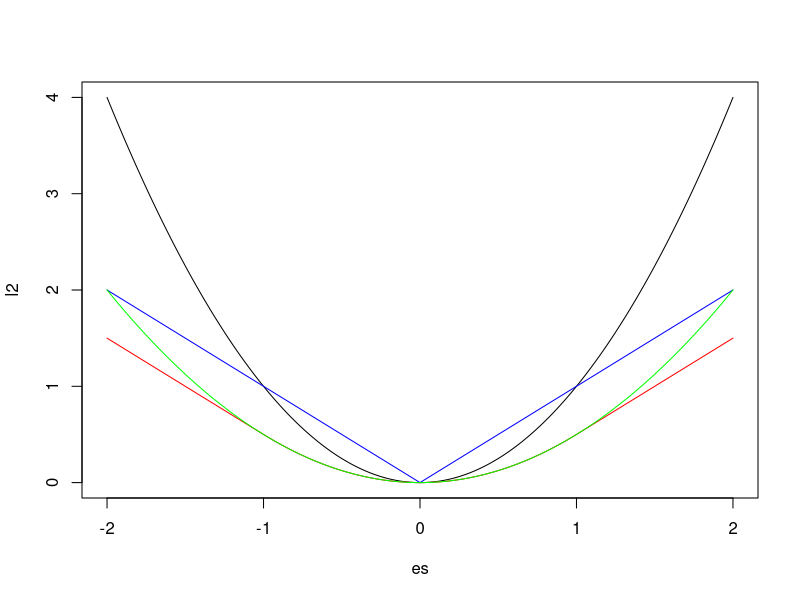
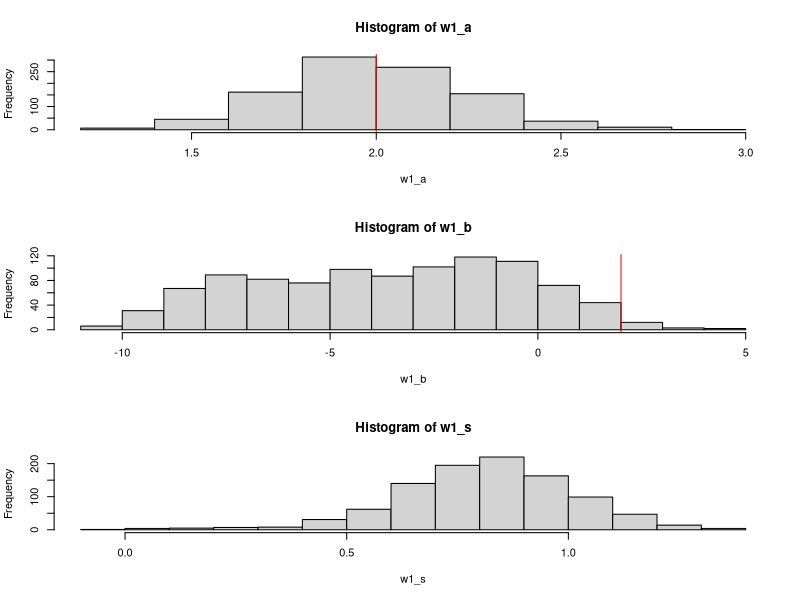
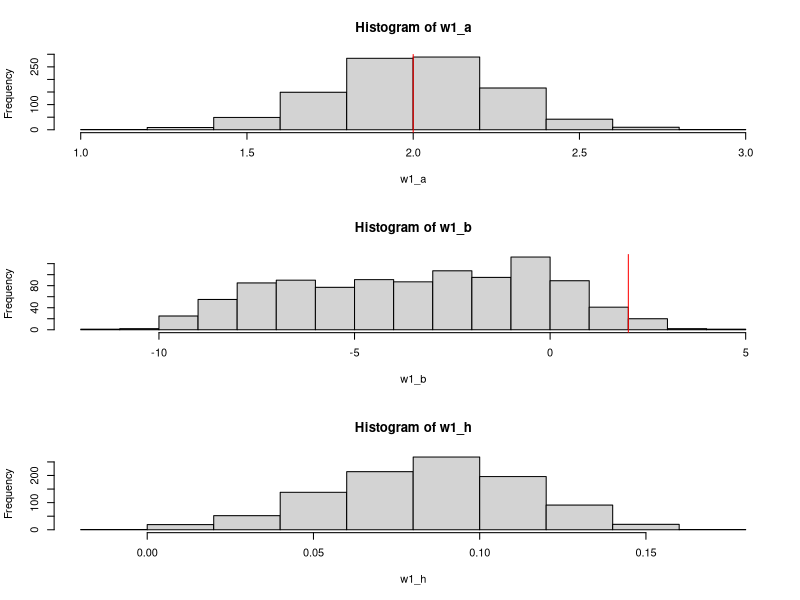
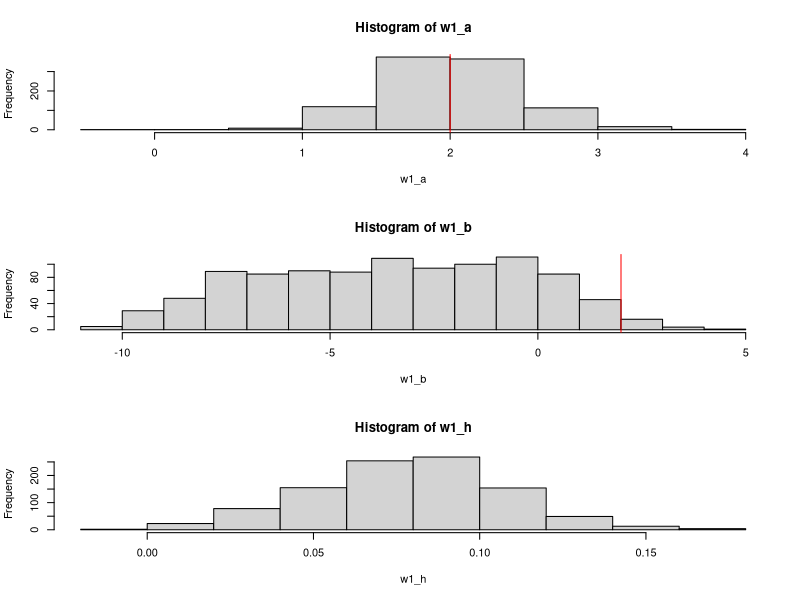

These figures' R source, in order:
## ---- chunk 1
knitr::opts_chunk$set(echo = TRUE)
## ---- chunk 2
sim_nums = function(){
  # generate simulated data with random numbers
  x = runif(50, -2, 2)
  e = rnorm(50, 0, 2)
  y = 3 + 2 * x + e
  return (list('x'= x, 'y'=y))
}
## ---- chunk 3
analytic = function(x, y){
  # function to perform linear regression analysis
  model = lm(y~x)
  return (list('w0'=model$coefficients[1], 'w1'=model$coefficients[2]))
}
## ---- chunk 4
batch_gd = function(x, y){
  w0 = 0
  w1 = 0
  eta = 0.01
  e = 1e-5 # really small number
  grad_norm = 1
  while (grad_norm > e){
    y_hat = w0 + w1 * x
    grad_one = (-2 / 50) * sum(x*(y-y_hat)) 
    grad_zero = (-2 / 50) * sum((y-y_hat))
    w1 = w1-eta * grad_one
    w0 = w0-eta * grad_zero
    grad_norm = sqrt(grad_one^2 + grad_zero^2)
  }
  return(list('w1'=w1, 'w0'=w0))
}
## ---- chunk 5
stochastic_gd = function(x, y){
  w0 = 0
  w1 = 0
  eta = 0.01
  e = 1e-5
  grad_norm = 1
  max_iter = 1000  # Maximum number of iterations
  iter = 0
  while (grad_norm >= e && iter < max_iter){
    i = sample(1:50, 1)
    y_hat = (w0 + w1 * x[i])
    grad_one = (-2 / 50) * sum(x[i] * (y[i] - y_hat)) 
    grad_zero = (-2 / 50) * sum((y[i] - y_hat))
    w1 = w1 - eta * grad_one
    w0 = w0 - eta * grad_zero
    grad_norm = sqrt(grad_one^2 + grad_zero^2)
    iter = iter + 1
  }
  return(list('w1' = w1, 'w0' = w0))
}
## ---- chunk 6
batch_gd_mae = function(x, y){
  w0 = 0.1
  w1 = 0.1
  eta = 0.01
  e = 1e-5
  grad_norm = 1
  max_iter = 1000  # Maximum number of iterations
  iter = 0
  while (grad_norm >= e && iter < max_iter){
    y_hat = w0 + w1 * x
    grad_one = (1 / 50) * sum(x * sign(y - y_hat)) 
    grad_zero = (1 / 50) * sum(sign(y - y_hat))
    w1 = w1 - eta * grad_one
    w0 = w0 - eta * grad_zero
    grad_norm = sqrt(grad_one^2 + grad_zero^2)
    iter = iter + 1
  }
  return(list('w1' = w1, 'w0' = w0))
}
## ---- chunk 7
l2_huber = function(x, y, delta=1){
  w0 = 0
  w1 = 1
  eta = 0.01
  for (i in 1:1000){
    y_hat = w0 + w1 * x 
    grad_one = ifelse(abs(y-y_hat) <= delta, 0.5 * (-2 / 50) * sum(x*(y-y_hat)), delta * (1 / 50) * sum(x * sign(y-y_hat)))
    grad_zero = ifelse(abs(y - y_hat) <= delta, 0.5 * (-2 / 50) * sum((y-y_hat)), delta * (1 / 50) * sum( sign(y-y_hat)))
    w0 = w0 - eta * grad_zero
    w1 = w1 - eta * grad_one
  }
  return(list('w1'=w1, 'w0'=w0))
}
## ---- chunk 8
# correct version
huber_stochastic = function(x, y, delta = 1){
  w0 = 0
  w1 = 0
  eta = 0.01
  e = 1e-5
  grad_norm = 1
  max_iter = 1000  # Maximum number of iterations
  iter = 0
  while (grad_norm > e && iter < max_iter){
    i = sample(1:50, 1)
    y_hat = (w0 + w1 * x[i])
    grad_one = ifelse(abs(y[i]-y_hat) <= delta, 0.5 * (2 / 50) * sum(x[i]*(y[i]-y_hat)), delta * (-1 / 50) * sum(x[i] * sign(y[i]-y_hat)))
    grad_zero = ifelse(abs(y[i] - y_hat) <= delta, 0.5 * (2 / 50) * sum((y[i]-y_hat)), delta * (-1 / 50) * sum(sign(y[i]-y_hat)))
    w1 = w1 - eta * grad_one
    w0 = w0 - eta * grad_zero
    grad_norm = sqrt(grad_one^2 + grad_zero^2)
    iter = iter + 1
  }
  return(list('w1' = w1, 'w0' = w0))
}
## ---- chunk 9
stochastic_mae = function(x, y){
  w0 = 0
  w1 = 0
  eta = 0.01
  e = 1e-5
  grad_norm = 1
  while (grad_norm > e){
    i = sample(1:50, 1)
    y_hat = (w0 + w1 * x[i])
    grad_one = (1 / 50) * sum(x[i]*sign(y[i]- y_hat))
    grad_zero = (1 / 50) * sum(sign(y[i]-y_hat))
    w1 = w1 - eta * grad_one
    w0 = w0 - eta * grad_zero
    grad_norm = sqrt(grad_one^2 + grad_zero^2)
  }
  return(list('w1'=w1, 'w0'=w0))
}
## ---- chunk 10
sim_nums_outliers = function(){
  x = runif(50, -2, 2)
  e = rnorm(50, 0, 2)
  y = 3 + 2 * x + e
  for (i in 1:50){
    p1 = runif(1)
    if (p1 < 0.1){
      p2 = runif(1)
      if (p2 < 0.5){
        y[i] = y[i] + (y[i] * 2)
      }
      else {
        y[i] = y[i] - (y[i] * 2)
      }
    }
  }
  return (list('x'= x, 'y'=y))
}
## ---- chunk 11
# setting delta = 1 & 2
es = seq(-2, 2,length.out=1000) # range of e
l2 = es^2 # l2 loss function 
l1 = abs(es) # l1 loss function 
huber_1 = ifelse(abs(es)<= 1, 0.5 * es^2, abs(es) - 0.5) #huber loss function for delta = 1
huber_2 = ifelse(abs(es)<= 2, 0.5 *es^2, 2 * abs(es) - 0.5 * 2^2) # huber loss function for delta = 2
plot(es, l2, col='black', type='l') 
lines(es, l1, col='blue')
lines(es, huber_1, col='red')
lines(es,huber_2, col='green')
## ---- chunk 12
batch_gd = function(x, y){
  w0 = 0
  w1 = 0
  eta = 0.01
  e = 1e-5 # really small number
  grad_norm = 1
  while (grad_norm > e){
    y_hat = w0 + w1 * x
    grad_one = (-2 / 50) * sum(x*(y-y_hat)) 
    grad_zero = (-2 / 50) * sum((y-y_hat))
    w1 = w1-eta * grad_one
    w0 = w0-eta * grad_zero
    grad_norm = sqrt(grad_one^2 + grad_zero^2)
  }
  return(list('w1'=w1, 'w0'=w0))
}
## ---- chunk 13
batch_gd_mae = function(x, y){
  w0 = 0.1
  w1 = 0.1
  eta = 0.01
  e = 1e-5
  grad_norm = 1
  max_iter = 1000  # Maximum number of iterations
  iter = 0
  while (grad_norm >= e && iter < max_iter){
    y_hat = w0 + w1 * x
    grad_one = (1 / 50) * sum(x * sign(y - y_hat)) 
    grad_zero = (1 / 50) * sum(sign(y - y_hat))
    w1 = w1 - eta * grad_one
    w0 = w0 - eta * grad_zero
    grad_norm = sqrt(grad_one^2 + grad_zero^2)
    iter = iter + 1
  }
  return(list('w1' = w1, 'w0' = w0))
}
## ---- chunk 14
l2_huber = function(x, y, delta=1){
  w0 = 0
  w1 = 1
  eta = 0.01
  for (i in 1:1000){
    y_hat = w0 + w1 * x 
    grad_one = ifelse(abs(y-y_hat) <= delta, 0.5 * (-2 / 50) * sum(x*(y-y_hat)), delta * (1 / 50) * sum(x * sign(y-y_hat)))
    grad_zero = ifelse(abs(y - y_hat) <= delta, 0.5 * (-2 / 50) * sum((y-y_hat)), delta * (1 / 50) * sum( sign(y-y_hat)))
    w0 = w0 - eta * grad_zero
    w1 = w1 - eta * grad_one
  }
  return(list('w1'=w1, 'w0'=w0))
}
## ---- chunk 15
# correct version
stochastic_gd = function(x, y){
  w0 = 0
  w1 = 0
  eta = 0.01
  e = 1e-5
  grad_norm = 1
  max_iter = 1000  # Maximum number of iterations
  iter = 0
  while (grad_norm >= e && iter < max_iter){
    i = sample(1:50, 1)
    y_hat = (w0 + w1 * x[i])
    grad_one = (-2 / 50) * sum(x[i] * (y[i] - y_hat)) 
    grad_zero = (-2 / 50) * sum((y[i] - y_hat))
    w1 = w1 - eta * grad_one
    w0 = w0 - eta * grad_zero
    grad_norm = sqrt(grad_one^2 + grad_zero^2)
    iter = iter + 1
  }
  return(list('w1' = w1, 'w0' = w0))
}
## ---- chunk 16
stochastic_mae = function(x, y){
  w0 = 0
  w1 = 0
  eta = 0.01
  e = 1e-5
  grad_norm = 1
  while (grad_norm > e){
    i = sample(1:50, 1)
    y_hat = (w0 + w1 * x[i])
    grad_one = (1 / 50) * sum(x[i]*sign(y[i]- y_hat))
    grad_zero = (1 / 50) * sum(sign(y[i]-y_hat))
    w1 = w1 - eta * grad_one
    w0 = w0 - eta * grad_zero
    grad_norm = sqrt(grad_one^2 + grad_zero^2)
  }
  return(list('w1'=w1, 'w0'=w0))
}
## ---- chunk 17
# correct version
huber_stochastic = function(x, y, delta = 1){
  w0 = 0
  w1 = 0
  eta = 0.01
  e = 1e-5
  grad_norm = 1
  max_iter = 1000  # Maximum number of iterations
  iter = 0
  while (grad_norm > e && iter < max_iter){
    i = sample(1:50, 1)
    y_hat = (w0 + w1 * x[i])
    grad_one = ifelse(abs(y[i]-y_hat) <= delta, 0.5 * (2 / 50) * sum(x[i]*(y[i]-y_hat)), delta * (-1 / 50) * sum(x[i] * sign(y[i]-y_hat)))
    grad_zero = ifelse(abs(y[i] - y_hat) <= delta, 0.5 * (2 / 50) * sum((y[i]-y_hat)), delta * (-1 / 50) * sum(sign(y[i]-y_hat)))
    w1 = w1 - eta * grad_one
    w0 = w0 - eta * grad_zero
    grad_norm = sqrt(grad_one^2 + grad_zero^2)
    iter = iter + 1
  }
  return(list('w1' = w1, 'w0' = w0))
}
## ---- chunk 18
nums = sim_nums()
x = nums$x
y = nums$y
analytic_coef = analytic(x, y)
print('Analytic: ')
analytic_coef$w1
batch_coef = batch_gd(x, y)
print('Batch Gradient Descent')
batch_coef$w1
stochastic_coef = stochastic_gd(x, y)
print('Stochastic Gradient Descent')
stochastic_coef$w1
## ---- chunk 19
# Set up vectors
w1_a = rep(0, 1000)
w1_b = rep(0, 1000)
w1_s = rep(0, 1000)

# Run each algorithm 1000 times
for (i in 1:1000){
    nums = sim_nums()
    x = nums$x
    y = nums$y
    analytic_coef = analytic(x, y)
    w1_a[i] = analytic_coef$w1
  
    batch_coef = batch_gd_mae(x, y)  
    w1_b[i] = batch_coef$w1
    
    stochastic_coef = stochastic_gd(x, y) 
    w1_s[i] = stochastic_coef$w1
}

# Make graph
par(mfrow = c(3,1)) # three stacked
hist(w1_a)
abline(v = 2, col = 'red')
hist(w1_b)
abline(v = 2, col = 'red')
hist(w1_s)
abline(v = 2, col = 'red')
## ---- chunk 20
nums = sim_nums()
x = nums$x
y = nums$y
analytic_coef = analytic(x, y)
analytic_coef$w1
batch_coef = batch_gd_mae(x, y)
batch_coef$w1
huber_coef = huber_stochastic(x, y)
huber_coef$w1
## ---- chunk 21
# Set up vectors
w1_a = rep(0, 1000)
w1_b = rep(0, 1000)
w1_h = rep(0, 1000)

# Run each algorithm 1000 times
for (i in 1:1000){
    nums = sim_nums()
    x = nums$x
    y = nums$y
    analytic_coef = analytic(x, y)
    w1_a[i] = analytic_coef$w1
  
    batch_coef = batch_gd_mae(x, y)  
    w1_b[i] = batch_coef$w1
    
    huber_coef = huber_stochastic(x, y) 
    w1_h[i] = huber_coef$w1
}

# Make histograms
par(mfrow = c(3,1)) # three stacked
hist(w1_a)
abline(v = 2, col = 'red')
hist(w1_b)
abline(v = 2, col = 'red')
hist(w1_h)
abline(v = 2, col = 'red')
## ---- chunk 22

nums = sim_nums_outliers()
x = nums$x
y = nums$y
#plot(x, y)

analytic = analytic(x, y)
analytic$w0 
analytic$w1

l1 = batch_gd_mae(x, y)
l1$w0
l1$w1

huber = huber_stochastic(x, y, 1)

huber$w0
huber$w1
## ---- chunk 23
analytic = function(x, y){
  # function to perform linear regression analysis
  model = lm(y~x)
  return (list('w0'=model$coefficients[1], 'w1'=model$coefficients[2]))
}
# set up vectors
w1_a = rep(0, 1000)
w1_b = rep(0, 1000)
w1_h = rep(0, 1000)

for (i in 1:1000){
    nums = sim_nums_outliers()
    x = nums$x
    y = nums$y
    analytic_coef = analytic(x, y)
    w1_a[i] = analytic_coef$w1
    batch_coef = batch_gd_mae(x, y)
    w1_b[i] = batch_coef$w1
    huber_coef = huber_stochastic(x, y)
    w1_h[i] = huber_coef$w1
}
## ---- chunk 24
# Make histograms
par(mfrow = c(3,1)) # three stacked
 
hist(w1_a)
abline(v=2, col='red')
hist(w1_b)
abline(v=2, col='red')
hist(w1_h)
abline(v=2, col='red')
